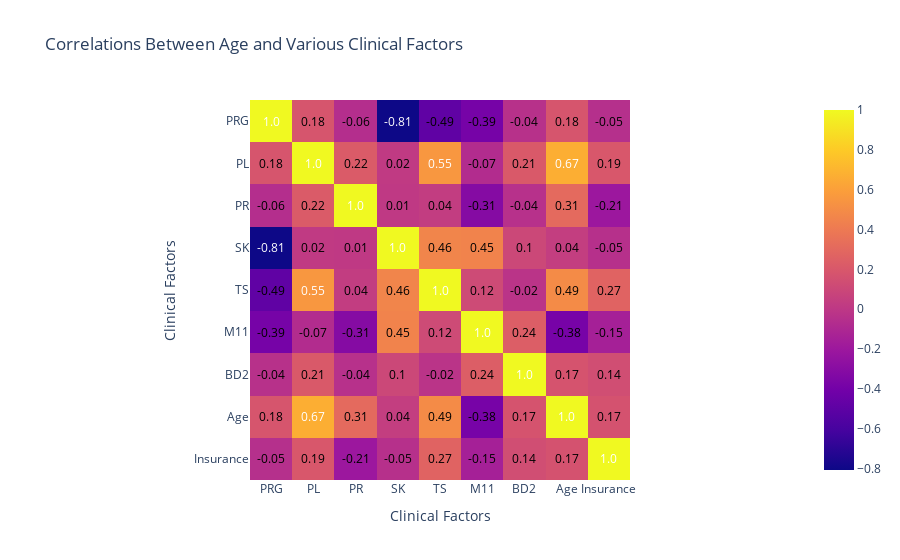

This figure's notebook cell:
### Markdown cell above
4. Are there any clinical factors associated with age that significantly influence the model's performance?

### Code cell
#corr
corr_matrix = df_train.corr(numeric_only=True)
corr_matrix
# plot
fig = px.imshow(
    corr_matrix,
    labels=dict(x="Clinical Factors", y="Clinical Factors", cmap="coolwarm"),
    x=corr_matrix.columns,
    y=corr_matrix.columns,
    title='Correlations Between Age and Various Clinical Factors'
)
 #annotation
annotations = []
for i, row in enumerate(corr_matrix.values):
    for j, value in enumerate(row):
        annotations.append(dict(x=j, y=i, text=str(round(value, 2)),
                                font=dict(color='white' if abs(value) > 0.5 else 'black'),
                                showarrow=False))
fig.update_layout(annotations=annotations)


fig.update_layout(
    xaxis_title='Clinical Factors',
    yaxis_title='Clinical Factors'
)

fig.show()

### Figure 1 — Plotly figure (JSON) as saved in the notebook; plotly's stock layout.template omitted (floating-point values rounded to 4 significant figures)
{"data": [{"coloraxis": "coloraxis", "hovertemplate": "Clinical Factors: %{x}<br>Clinical Factors: %{y}<br>color: %{z}<extra></extra>", "name": "0", "type": "heatmap", "x": ["PRG", "PL", "PR", "SK", "TS", "M11", "BD2", "Age", "Insurance"], "xaxis": "x", "y": ["PRG", "PL", "PR", "SK", "TS", "M11", "BD2", "Age", "Insurance"], "yaxis": "y", "z": [[1, 0.1814, -0.05819, -0.8067, -0.4868, -0.386, -0.0396, 0.1829, -0.0499], [0.1814, 1, 0.2197, 0.01617, 0.5538, -0.07257, 0.2099, 0.6679, 0.1944], [-0.05819, 0.2197, 1, 0.008259, 0.03631, -0.314, -0.04142, 0.3084, -0.2061], [-0.8067, 0.01617, 0.008259, 1, 0.4616, 0.451, 0.1038, 0.04322, -0.04676], [-0.4868, 0.5538, 0.03631, 0.4616, 1, 0.1188, -0.02313, 0.4916, 0.2705], [-0.386, -0.07257, -0.314, 0.451, 0.1188, 1, 0.2367, -0.3832, -0.1479], [-0.0396, 0.2099, -0.04142, 0.1038, -0.02313, 0.2367, 1, 0.1745, 0.1394], [0.1829, 0.6679, 0.3084, 0.04322, 0.4916, -0.3832, 0.1745, 1, 0.1661], [-0.0499, 0.1944, -0.2061, -0.04676, 0.2705, -0.1479, 0.1394, 0.1661, 1]]}], "layout": {"annotations": [{"font": {"color": "white"}, "showarrow": false, "text": "1.0", "x": 0, "y": 0}, {"font": {"color": "black"}, "showarrow": false, "text": "0.18", "x": 1, "y": 0}, {"font": {"color": "black"}, "showarrow": false, "text": "-0.06", "x": 2, "y": 0}, {"font": {"color": "white"}, "showarrow": false, "text": "-0.81", "x": 3, "y": 0}, {"font": {"color": "black"}, "showarrow": false, "text": "-0.49", "x": 4, "y": 0}, {"font": {"color": "black"}, "showarrow": false, "text": "-0.39", "x": 5, "y": 0}, {"font": {"color": "black"}, "showarrow": false, "text": "-0.04", "x": 6, "y": 0}, {"font": {"color": "black"}, "showarrow": false, "text": "0.18", "x": 7, "y": 0}, {"font": {"color": "black"}, "showarrow": false, "text": "-0.05", "x": 8, "y": 0}, {"font": {"color": "black"}, "showarrow": false, "text": "0.18", "x": 0, "y": 1}, {"font": {"color": "white"}, "showarrow": false, "text": "1.0", "x": 1, "y": 1}, {"font": {"color": "black"}, "showarrow": false, "text": "0.22", "x": 2, "y": 1}, {"font": {"color": "black"}, "showarrow": false, "text": "0.02", "x": 3, "y": 1}, {"font": {"color": "white"}, "showarrow": false, "text": "0.55", "x": 4, "y": 1}, {"font": {"color": "black"}, "showarrow": false, "text": "-0.07", "x": 5, "y": 1}, {"font": {"color": "black"}, "showarrow": false, "text": "0.21", "x": 6, "y": 1}, {"font": {"color": "white"}, "showarrow": false, "text": "0.67", "x": 7, "y": 1}, {"font": {"color": "black"}, "showarrow": false, "text": "0.19", "x": 8, "y": 1}, {"font": {"color": "black"}, "showarrow": false, "text": "-0.06", "x": 0, "y": 2}, {"font": {"color": "black"}, "showarrow": false, "text": "0.22", "x": 1, "y": 2}, {"font": {"color": "white"}, "showarrow": false, "text": "1.0", "x": 2, "y": 2}, {"font": {"color": "black"}, "showarrow": false, "text": "0.01", "x": 3, "y": 2}, {"font": {"color": "black"}, "showarrow": false, "text": "0.04", "x": 4, "y": 2}, {"font": {"color": "black"}, "showarrow": false, "text": "-0.31", "x": 5, "y": 2}, {"font": {"color": "black"}, "showarrow": false, "text": "-0.04", "x": 6, "y": 2}, {"font": {"color": "black"}, "showarrow": false, "text": "0.31", "x": 7, "y": 2}, {"font": {"color": "black"}, "showarrow": false, "text": "-0.21", "x": 8, "y": 2}, {"font": {"color": "white"}, "showarrow": false, "text": "-0.81", "x": 0, "y": 3}, {"font": {"color": "black"}, "showarrow": false, "text": "0.02", "x": 1, "y": 3}, {"font": {"color": "black"}, "showarrow": false, "text": "0.01", "x": 2, "y": 3}, {"font": {"color": "white"}, "showarrow": false, "text": "1.0", "x": 3, "y": 3}, {"font": {"color": "black"}, "showarrow": false, "text": "0.46", "x": 4, "y": 3}, {"font": {"color": "black"}, "showarrow": false, "text": "0.45", "x": 5, "y": 3}, {"font": {"color": "black"}, "showarrow": false, "text": "0.1", "x": 6, "y": 3}, {"font": {"color": "black"}, "showarrow": false, "text": "0.04", "x": 7, "y": 3}, {"font": {"color": "black"}, "showarrow": false, "text": "-0.05", "x": 8, "y": 3}, {"font": {"color": "black"}, "showarrow": false, "text": "-0.49", "x": 0, "y": 4}, {"font": {"color": "white"}, "showarrow": false, "text": "0.55", "x": 1, "y": 4}, {"font": {"color": "black"}, "showarrow": false, "text": "0.04", "x": 2, "y": 4}, {"font": {"color": "black"}, "showarrow": false, "text": "0.46", "x": 3, "y": 4}, {"font": {"color": "white"}, "showarrow": false, "text": "1.0", "x": 4, "y": 4}, {"font": {"color": "black"}, "showarrow": false, "text": "0.12", "x": 5, "y": 4}, {"font": {"color": "black"}, "showarrow": false, "text": "-0.02", "x": 6, "y": 4}, {"font": {"color": "black"}, "showarrow": false, "text": "0.49", "x": 7, "y": 4}, {"font": {"color": "black"}, "showarrow": false, "text": "0.27", "x": 8, "y": 4}, {"font": {"color": "black"}, "showarrow": false, "text": "-0.39", "x": 0, "y": 5}, {"font": {"color": "black"}, "showarrow": false, "text": "-0.07", "x": 1, "y": 5}, {"font": {"color": "black"}, "showarrow": false, "text": "-0.31", "x": 2, "y": 5}, {"font": {"color": "black"}, "showarrow": false, "text": "0.45", "x": 3, "y": 5}, {"font": {"color": "black"}, "showarrow": false, "text": "0.12", "x": 4, "y": 5}, {"font": {"color": "white"}, "showarrow": false, "text": "1.0", "x": 5, "y": 5}, {"font": {"color": "black"}, "showarrow": false, "text": "0.24", "x": 6, "y": 5}, {"font": {"color": "black"}, "showarrow": false, "text": "-0.38", "x": 7, "y": 5}, {"font": {"color": "black"}, "showarrow": false, "text": "-0.15", "x": 8, "y": 5}, {"font": {"color": "black"}, "showarrow": false, "text": "-0.04", "x": 0, "y": 6}, {"font": {"color": "black"}, "showarrow": false, "text": "0.21", "x": 1, "y": 6}, {"font": {"color": "black"}, "showarrow": false, "text": "-0.04", "x": 2, "y": 6}, {"font": {"color": "black"}, "showarrow": false, "text": "0.1", "x": 3, "y": 6}, {"font": {"color": "black"}, "showarrow": false, "text": "-0.02", "x": 4, "y": 6}, {"font": {"color": "black"}, "showarrow": false, "text": "0.24", "x": 5, "y": 6}, {"font": {"color": "white"}, "showarrow": false, "text": "1.0", "x": 6, "y": 6}, {"font": {"color": "black"}, "showarrow": false, "text": "0.17", "x": 7, "y": 6}, {"font": {"color": "black"}, "showarrow": false, "text": "0.14", "x": 8, "y": 6}, {"font": {"color": "black"}, "showarrow": false, "text": "0.18", "x": 0, "y": 7}, {"font": {"color": "white"}, "showarrow": false, "text": "0.67", "x": 1, "y": 7}, {"font": {"color": "black"}, "showarrow": false, "text": "0.31", "x": 2, "y": 7}, {"font": {"color": "black"}, "showarrow": false, "text": "0.04", "x": 3, "y": 7}, {"font": {"color": "black"}, "showarrow": false, "text": "0.49", "x": 4, "y": 7}, {"font": {"color": "black"}, "showarrow": false, "text": "-0.38", "x": 5, "y": 7}, {"font": {"color": "black"}, "showarrow": false, "text": "0.17", "x": 6, "y": 7}, {"font": {"color": "white"}, "showarrow": false, "text": "1.0", "x": 7, "y": 7}, {"font": {"color": "black"}, "showarrow": false, "text": "0.17", "x": 8, "y": 7}, {"font": {"color": "black"}, "showarrow": false, "text": "-0.05", "x": 0, "y": 8}, {"font": {"color": "black"}, "showarrow": false, "text": "0.19", "x": 1, "y": 8}, {"font": {"color": "black"}, "showarrow": false, "text": "-0.21", "x": 2, "y": 8}, {"font": {"color": "black"}, "showarrow": false, "text": "-0.05", "x": 3, "y": 8}, {"font": {"color": "black"}, "showarrow": false, "text": "0.27", "x": 4, "y": 8}, {"font": {"color": "black"}, "showarrow": false, "text": "-0.15", "x": 5, "y": 8}, {"font": {"color": "black"}, "showarrow": false, "text": "0.14", "x": 6, "y": 8}, {"font": {"color": "black"}, "showarrow": false, "text": "0.17", "x": 7, "y": 8}, {"font": {"color": "white"}, "showarrow": false, "text": "1.0", "x": 8, "y": 8}], "coloraxis": {"colorscale": [[0, "#0d0887"], [0.1111, "#46039f"], [0.2222, "#7201a8"], [0.3333, "#9c179e"], [0.4444, "#bd3786"], [0.5556, "#d8576b"], [0.6667, "#ed7953"], [0.7778, "#fb9f3a"], [0.8889, "#fdca26"], [1, "#f0f921"]]}, "title": {"text": "Correlations Between Age and Various Clinical Factors"}, "xaxis": {"anchor": "y", "constrain": "domain", "domain": [0, 1], "scaleanchor": "y", "title": {"text": "Clinical Factors"}}, "yaxis": {"anchor": "x", "autorange": "reversed", "constrain": "domain", "domain": [0, 1], "title": {"text": "Clinical Factors"}}}}
